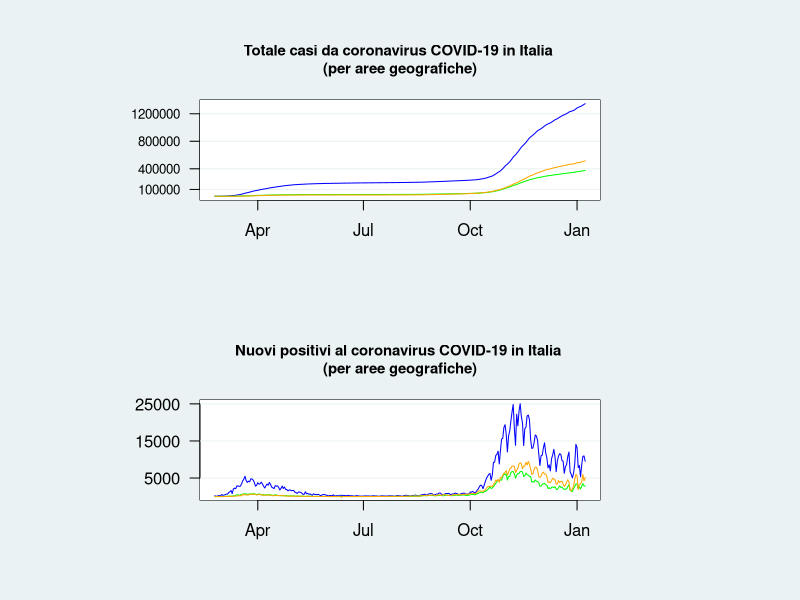
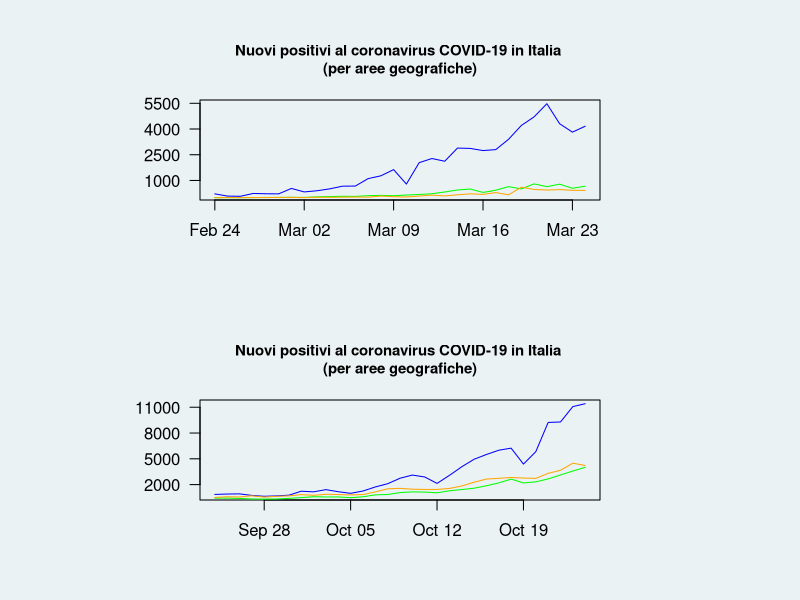
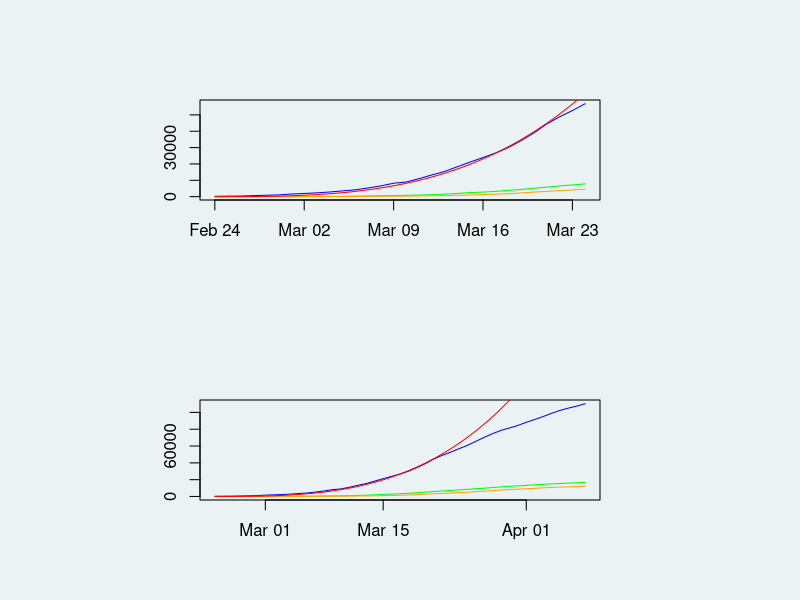

These figures' R source, in order:
## ---- chunk 1
knitr::opts_chunk$set(echo=TRUE,fig.dim=c(5,5))
## ---- chunk 2
options(scipen=999)
setwd("/Users/mau/github/covid_19_data")
#To show how the epidemic hit Italy differently by geographic area, I construct one matrix per each significant variable I consider. The matrix' columns are the time series of that variable for the regions I consider (i.e., for instance, Toscana, Lazio, Umbria and Marche for the Centre of Italy). By computing the row sums of that columns I get the time series of that variable for the geographic area of choice.
covid_data <- read.delim("covid_data.csv",sep=",",header=T)
names(covid_data)
date_matrix <- matrix(covid_data$date,ncol=22)
date <- as.Date(date_matrix[,1])
levels(factor(covid_data$codice_regione))
## ---- chunk 3

#Totale casi (cumulative sum of new positives)
totale_casi_nord <- rowSums(matrix(covid_data$totale_casi,ncol=22)[,c(2:8,21,22)])
totale_casi_centro <- rowSums(matrix(covid_data$totale_casi,ncol=22)[,9:12])
totale_casi_sud <- rowSums(matrix(covid_data$totale_casi,ncol=22)[,13:20])

#Nuovi positivi (daily persons tested positive to COVID-19)
nuovi_positivi_nord <- rowSums(matrix(covid_data$nuovi_positivi,ncol=22)[,c(2:8,21,22)])
nuovi_positivi_centro <- rowSums(matrix(covid_data$nuovi_positivi,ncol=22)[,9:12])
nuovi_positivi_sud <- rowSums(matrix(covid_data$nuovi_positivi,ncol=22)[,13:20])

#Function that allows me to customize the plot region
plot_region <- function() {
  points(0, 0, pch=16, cex=1e6, col="#FFFFFF") #FFFFFF: white
  #grid(NA,ny=NULL,col="#EAF2F3",lty=1,lwd=2)
}

par(mfrow=c(2,1),pin=c(4,1),bg="#EAF2F3")

#plot totale casi
marks <- c(100000,400000,800000,1200000)
plot(totale_casi_nord~date,type="l",main="Totale casi da coronavirus COVID-19 in Italia \n(per aree geografiche)",cex.main=.9,xlab="",ylab="",yaxt="n")
title(panel.first=plot_region())
axis(2,at=marks,labels=marks,las=2,cex.axis=.8)
abline(h=marks,col="#EAF2F3",panel.first=plot_region()) #v=xmarks,
points(totale_casi_nord~date,type="l",col="blue")
lines(totale_casi_centro~date,col="green")
lines(totale_casi_sud~date,col="orange")


#plot nuovi positivi
marks2 <- c(5000,15000,25000)
plot(nuovi_positivi_nord~date,type="l",main="Nuovi positivi al coronavirus COVID-19 in Italia \n(per aree geografiche)",cex.main=.9,xlab="",ylab="",yaxt="n")
title(panel.first=plot_region())
axis(2,at=marks2,labels=marks2,las=2)
abline(h=marks2,col="#EAF2F3") #v=xmarks,
points(nuovi_positivi_nord~date,type="l",col="blue")
lines(nuovi_positivi_centro~date,col="green")
lines(nuovi_positivi_sud~date,col="orange")
## ---- chunk 4

par(mfrow=c(2,1),pin=c(4,1))

#plot nuovi positivi first wave
marks <- c(1000,2500,4000,5500)
plot(nuovi_positivi_nord[1:30]~date[1:30],type="l",col="blue",main="Nuovi positivi al coronavirus COVID-19 in Italia \n(per aree geografiche)",cex.main=.9,xlab="",ylab="",yaxt="n")
axis(2,at=marks,labels=marks,las=2)
lines(nuovi_positivi_centro[1:30]~date[1:30],col="green")
lines(nuovi_positivi_sud[1:30]~date[1:30],col="orange")

#plot nuovi positivi second wave
marks2 <- c(2000,5000,8000,11000)
plot(nuovi_positivi_nord[214:244]~date[214:244],type="l",col="blue",main="Nuovi positivi al coronavirus COVID-19 in Italia \n(per aree geografiche)",cex.main=.9,xlab="",ylab="",yaxt="n")
axis(2,at=marks2,labels=marks2,las=2)
lines(nuovi_positivi_centro[214:244]~date[214:244],col="green")
lines(nuovi_positivi_sud[214:244]~date[214:244],col="orange")
## ---- chunk 5
x <- seq(1,30,1) #We assign to the vector "x" a sequence of values starting at 1 and ending at 30, separated by 1 unit. We will compute the exponential of this vector to the power of 3.25 and overlap the resulting curve over our plot
plot(totale_casi_nord[1:30]~date[1:30],type="l",col="blue",xlab="",ylab="")
lines(totale_casi_centro[1:30]~date[1:30],col="green")
lines(totale_casi_sud[1:30]~date[1:30],col="orange")
lines(x^3.25~date[1:30],col="red")
## ---- chunk 6
x <- seq(1,45,1)
plot(totale_casi_nord[1:45]~date[1:45],type="l",col="blue",xlab="",ylab="")
lines(totale_casi_centro[1:45]~date[1:45],col="green")
lines(totale_casi_sud[1:45]~date[1:45],col="orange")
lines(x^3.25~date[1:45],col="red")
## ---- chunk 7
sessionInfo()
